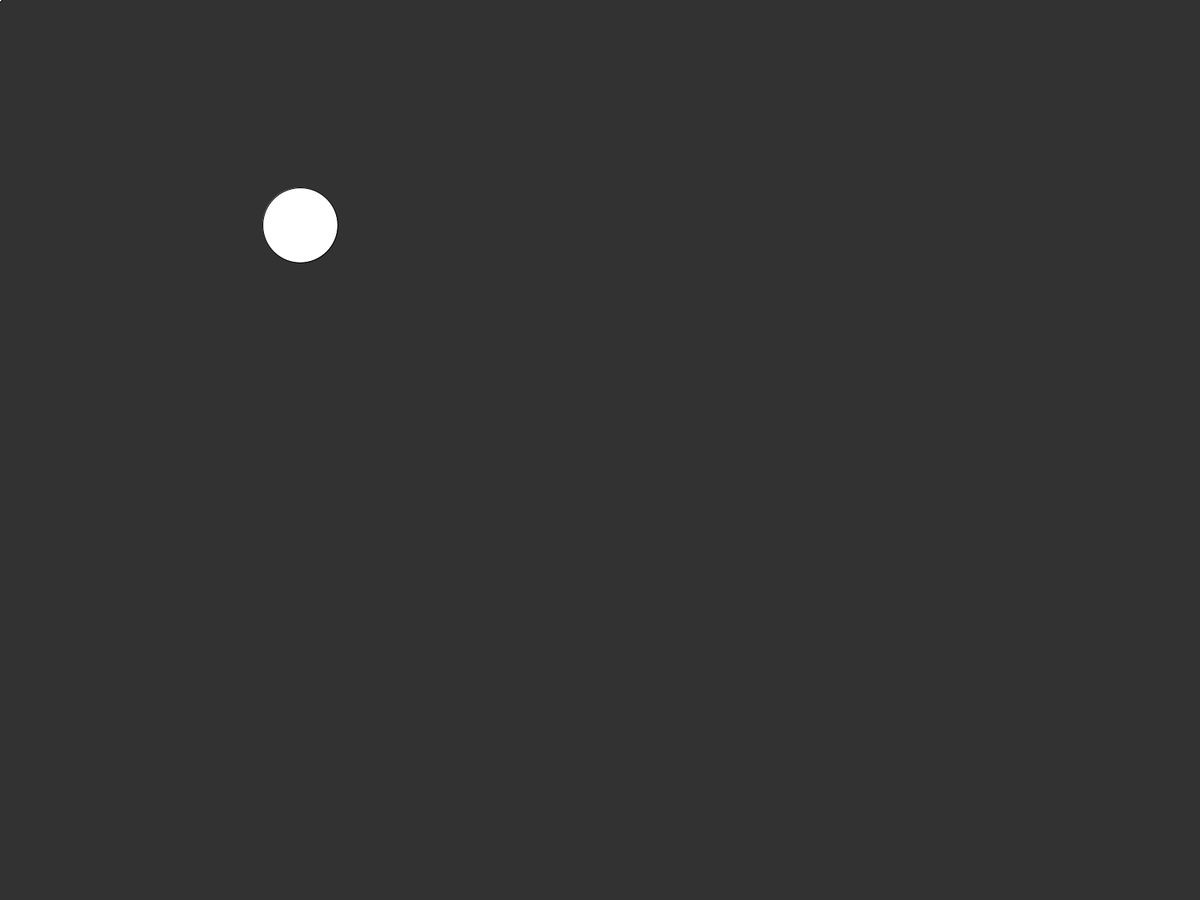
Frame 1 (no input)
Frame 60 (the mouse pressed at the canvas centre just before this capture): identical to frame 1, image omitted
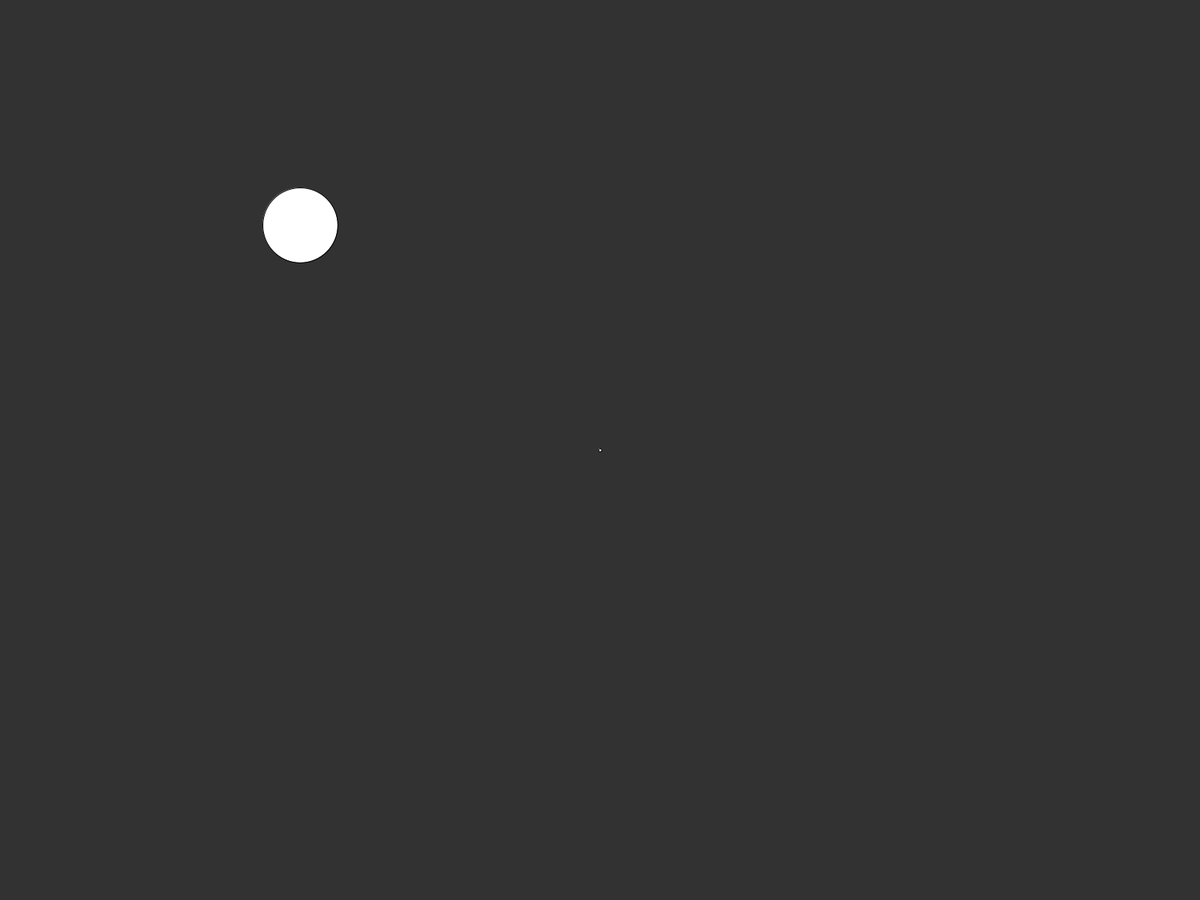
Frame 120 (the mouse held since frame 60 and released just before this capture)

The Processing sketch that drew these frames (run headless with seeded random() and noise(); from frame 60 on, the mouse is pressed at the canvas centre):

// Processing sketch: collisionExamples
// ── collisionExamples.pde
String screen = "pointCircle";

void setup() {
  fullScreen();
}

void draw() {
  background(50);
  if (screen.equals("pointCircle")) {
    circle(mouseX, mouseY, 4);
    circle(400, 300, 100);
    if (pointCircle(mouseX, mouseY, 400, 300, 100) == true) {
      screen = "circleCircle";
    }
  } else if (screen.equals("circleCircle")) {
    circle(mouseX, mouseY, 100);
    circle(700, 400, 75);
    if (circleCircle(mouseX, mouseY, 100,700, 400, 75) == true) {
      screen = "pointRect";
    }
  } else if (screen.equals("pointRect")) {
    circle(mouseX, mouseY, 4);
    rect(100, 100, 300, 50);
    if (pointRect(mouseX, mouseY, 100, 100, 300, 50) == true) {
      screen = "rectRect";
    }
  } else if (screen.equals("rectRect")) {
    rect(mouseX, mouseY, 100, 100);
    rect(100, height-100, 500, 75);
    if (rectRect(mouseX, mouseY, 100, 100, 100, height-100, 500, 75) == true) {
      screen = "circleRect";
    }
  } else if (screen.equals("circleRect")){
    circle(mouseX, mouseY, 50);
    rect(400, 0, 150, 150);
    if (rectRect(mouseX, mouseY, 100, 100, 100, height-100, 500, 75) == true) {
      screen = "circleRect";
    }
  }
}

void keyPressed() {
}

void mousePressed() {
}

// ── collisions.pde
boolean pointCircle(float px, float py, float cx, float cy, float cd){
  if(dist(px, py, cx, cy) < cd/2){
    return true;
  } else {
    return false;
  }  
}
 
boolean circleCircle(float cx1, float cy1, float cd1, float cx2, float cy2, float cd2){
  if(dist(cx1, cy1, cx2, cy2) < (cd1/2) + (cd2/2)){
    return true;
  } else {
    return false;
  }  
}

boolean pointRect(float px, float py, float rx, float ry, float rw, float rh) {

  // is the point inside the rectangle's bounds?
  if (px >= rx &&        // right of the left edge AND
      px <= rx + rw &&   // left of the right edge AND
      py >= ry &&        // below the top AND
      py <= ry + rh) {   // above the bottom
        return true;
  }
  return false;
}

boolean rectRect(float r1x, float r1y, float r1w, float r1h, float r2x, float r2y, float r2w, float r2h) {

  // are the sides of one rectangle touching the other?

  if (r1x + r1w >= r2x &&    // r1 right edge past r2 left
      r1x <= r2x + r2w &&    // r1 left edge past r2 right
      r1y + r1h >= r2y &&    // r1 top edge past r2 bottom
      r1y <= r2y + r2h) {    // r1 bottom edge past r2 top
        return true;
  }
  return false;
}

// CIRCLE/RECTANGLE
boolean circleRect(float cx, float cy, float dia, float rx, float ry, float rw, float rh) {
  float radius = dia/2;
  // temporary variables to set edges for testing
  float testX = cx;
  float testY = cy;

  // which edge is closest?
  if (cx < rx)         testX = rx;      // test left edge
  else if (cx > rx+rw) testX = rx+rw;   // right edge
  if (cy < ry)         testY = ry;      // top edge
  else if (cy > ry+rh) testY = ry+rh;   // bottom edge

  // get distance from closest edges
  float distX = cx-testX;
  float distY = cy-testY;
  float distance = sqrt( (distX*distX) + (distY*distY) );

  // if the distance is less than the radius, collision!
  if (distance <= radius) {
    return true;
  }
  return false;
}

// LINE/POINT
boolean linePoint(float x1, float y1, float x2, float y2, float px, float py) {

  // get distance from the point to the two ends of the line
  float d1 = dist(px,py, x1,y1);
  float d2 = dist(px,py, x2,y2);

  // get the length of the line
  float lineLen = dist(x1,y1, x2,y2);

  // since floats are so minutely accurate, add
  // a little buffer zone that will give collision
  float buffer = 0.1;    // higher # = less accurate

  // if the two distances are equal to the line's 
  // length, the point is on the line!
  // note we use the buffer here to give a range, 
  // rather than one #
  if (d1+d2 >= lineLen-buffer && d1+d2 <= lineLen+buffer) {
    return true;
  }
  return false;
}

boolean lineCircle(float x1, float y1, float x2, float y2, float cx, float cy, float r) {

  // is either end INSIDE the circle?
  // if so, return true immediately
  boolean inside1 = pointCircle(x1,y1, cx,cy,r);
  boolean inside2 = pointCircle(x2,y2, cx,cy,r);
  if (inside1 || inside2) return true;

  // get length of the line
  float distX = x1 - x2;
  float distY = y1 - y2;
  float len = sqrt( (distX*distX) + (distY*distY) );

  // get dot product of the line and circle
  float dot = ( ((cx-x1)*(x2-x1)) + ((cy-y1)*(y2-y1)) ) / pow(len,2);

  // find the closest point on the line
  float closestX = x1 + (dot * (x2-x1));
  float closestY = y1 + (dot * (y2-y1));

  // is this point actually on the line segment?
  // if so keep going, but if not, return false
  boolean onSegment = linePoint(x1,y1,x2,y2, closestX,closestY);
  if (!onSegment) return false;

  // optionally, draw a circle at the closest
  // point on the line
  //fill(255,0,0);
  //noStroke();
  //ellipse(closestX, closestY, 20, 20);

  // get distance to closest point
  distX = closestX - cx;
  distY = closestY - cy;
  float distance = sqrt( (distX*distX) + (distY*distY) );

  if (distance <= r) {
    return true;
  }
  return false;
}

// LINE/LINE
boolean lineLine(float x1, float y1, float x2, float y2, float x3, float y3, float x4, float y4) {

  // calculate the distance to intersection point
  float uA = ((x4-x3)*(y1-y3) - (y4-y3)*(x1-x3)) / ((y4-y3)*(x2-x1) - (x4-x3)*(y2-y1));
  float uB = ((x2-x1)*(y1-y3) - (y2-y1)*(x1-x3)) / ((y4-y3)*(x2-x1) - (x4-x3)*(y2-y1));

  // if uA and uB are between 0-1, lines are colliding
  if (uA >= 0 && uA <= 1 && uB >= 0 && uB <= 1) {

    // optionally, draw a circle where the lines meet
    float intersectionX = x1 + (uA * (x2-x1));
    float intersectionY = y1 + (uA * (y2-y1));
    //fill(255,0,0);
    //noStroke();
    //ellipse(intersectionX,intersectionY, 20,20);

    return true;
  }
  return false;
}

boolean lineRect(float x1, float y1, float x2, float y2, float rx, float ry, float rw, float rh) {

  // check if the line has hit any of the rectangle's sides
  // uses the Line/Line function below
  boolean left =   lineLine(x1,y1,x2,y2, rx,ry,rx, ry+rh);
  boolean right =  lineLine(x1,y1,x2,y2, rx+rw,ry, rx+rw,ry+rh);
  boolean top =    lineLine(x1,y1,x2,y2, rx,ry, rx+rw,ry);
  boolean bottom = lineLine(x1,y1,x2,y2, rx,ry+rh, rx+rw,ry+rh);

  // if ANY of the above are true, the line
  // has hit the rectangle
  if (left || right || top || bottom) {
    return true;
  }
  return false;
}
